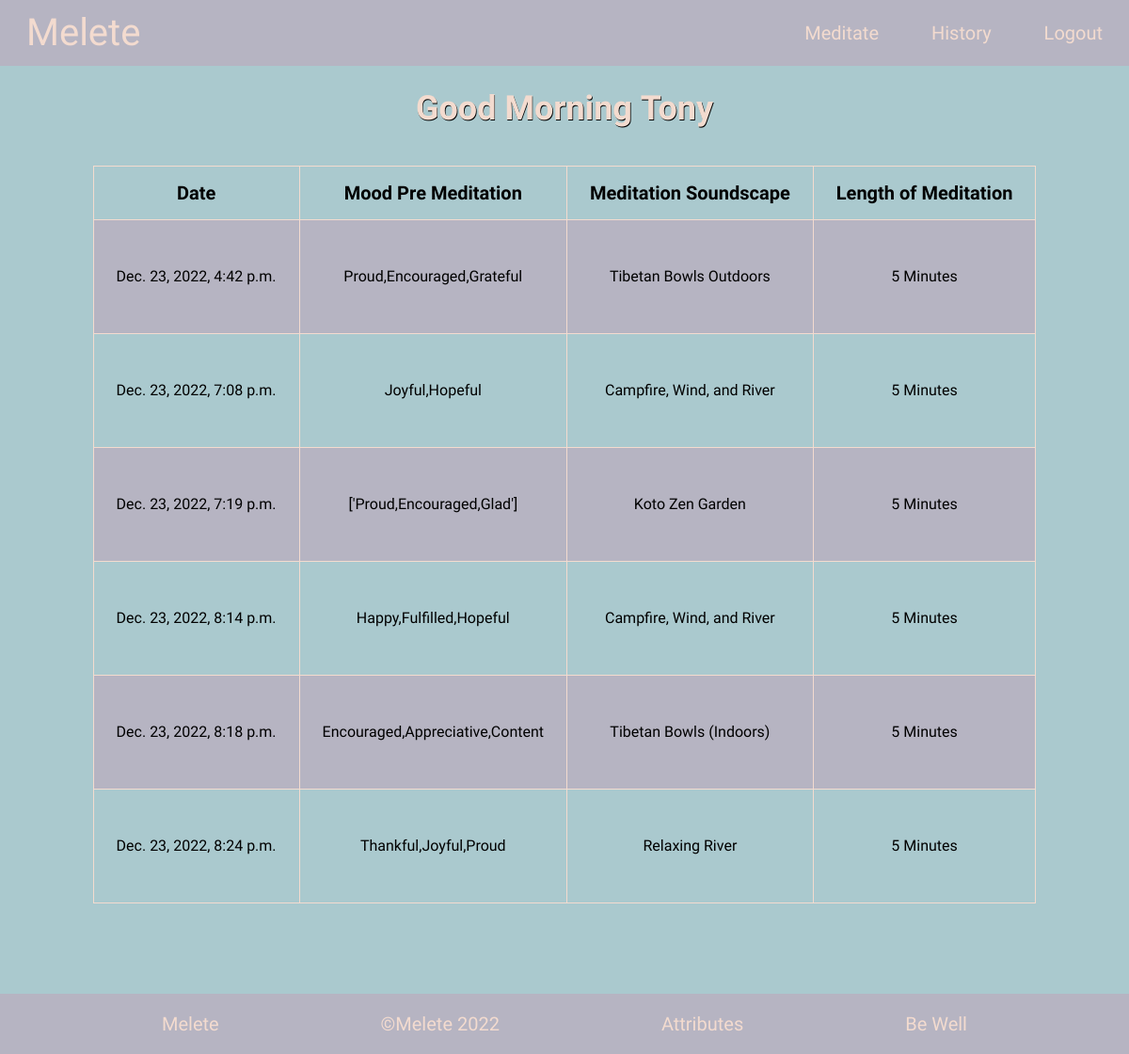
The page /history/ (signed in) on the database as committed earlier.
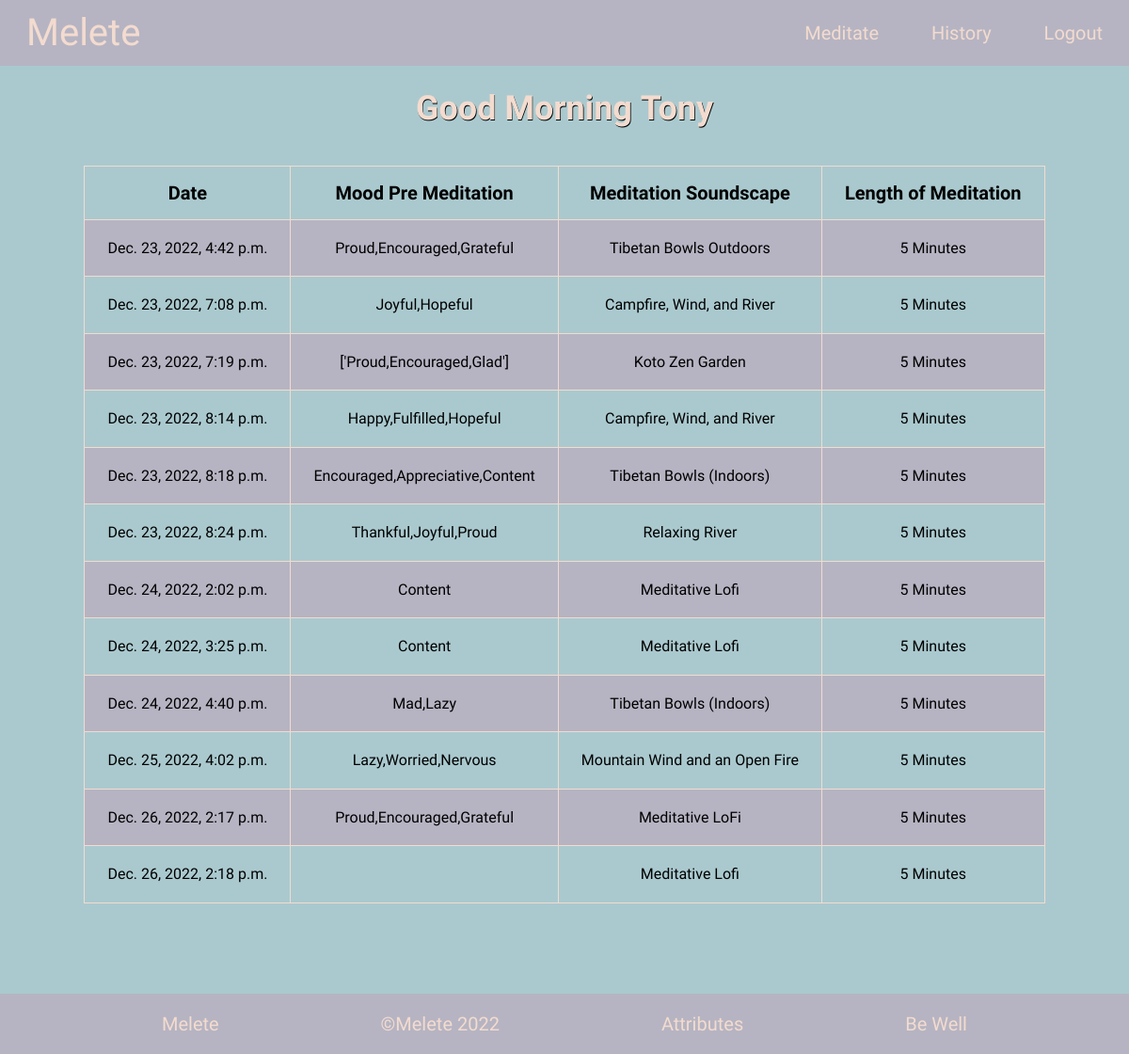
The same page on the database as committed later.
### meditation/models.py (models this page shows)
class UserSession(models.Model):
    session_id = models.AutoField(primary_key=True)
    user = models.ForeignKey(User, on_delete=models.CASCADE)
    date_of_meditation = models.DateTimeField(auto_now_add=True)
    moods_before_meditation = models.CharField(max_length=25, null=True)
    meditation_duration = models.CharField(max_length=20)
    song_name = models.CharField(max_length=150)

### meditation/views.py (the view)
# urls.py: path('history/', views.history_page, name='history'),
@login_required(login_url='login/')
def history_page(request):
    user_id = request.user.id
    user_history = UserSession.objects.filter(user_id=user_id).values()
    return render(request, 'history.html', {'user_history': user_history})

### meditation/templates/history.html (shortened to what this page needs)
{% extends "layout.html" %}
{% block main %}
<section class="table_section ">
    <table class="table">
        <thead>
            <tr>
                <th class="table_head">Date</th>
                <th class="table_head">Mood Pre Meditation</th>
                <th class="table_head">Meditation Soundscape</th>
                <th class="table_head">Length of Meditation</th>
            </tr>
        </thead>
        <tbody>
            {% for history in user_history %}
            <tr class="table_row">
                <td class="table_data">{{ history.date_of_meditation }}</td>
                <td class="table_data table_moods">{{ history.moods_before_meditation }}</td>
                <td class="table_data">{{ history.song_name }}</td>
                <td class="table_data">{{ history.meditation_duration }} Minutes</td>
            </tr>
            {% endfor %}
        </tbody>
    </table>
</section>
{% endblock %}

### meditation/templates/layout.html (shortened to what this page needs)
{% load static %}
<!doctype html>
<html lang="en">
    <head>
        <link rel="stylesheet" href="{% static 'styles.css' %}">
    </head>
    <body>
        {% if request.user.is_authenticated %}
            <nav class="navbar">
                <a class="logo" href="{% url 'meditation:index' %}">Melete</a>
                <ul class="nav_elements">
                    <li class="nav_item"><a class="nav_elem" href="{% url 'meditation:meditate' %}">Meditate</a></li>
                    <li class="nav_item"><a class="nav_elem" href="{% url 'meditation:history' %}">History</a></li>
                    <li class="nav_item"><a class="nav_elem" href="{% url 'meditation:logout' %}">Logout</a></li>
                </ul>
            </nav>
        {% endif %}
        {% if request.user.is_authenticated %}
            <header>
                <h3>
                    <span id="greeting"></span>
                    <span class="user_greet">&nbsp{{ request.user| title }}</span>
                </h3>
            </header>
        {% endif %}
        {% block main %}{% endblock %}
        {% if request.user.is_authenticated %}
            <footer class="footer">
                <a href="{% url 'meditation:index' %}" class="foot_link">Melete</a>
                <a href="{% url 'meditation:index' %}" class="foot_link">&#169Melete 2022</a>
                <a href="{% url 'meditation:attributes' %}" class="foot_link">Attributes</a>
                <p class="foot_link">Be Well</p>
            </footer>
        {% endif %}
    </body>
</html>

### meditation/static/styles.css (style rules this page uses)
:root { --main-background-color: #AAC9CE; --main-text-color: #F3DBCF; --main-nav-color: #B6B4C2; --main-nav-color-two: #ESC1CD; --main-nav-color-three: #E4DSE3; --main-nav-color-four: #C9BBCB; }
* { margin: 0 0 0 0; padding: 0 0 0 0; box-sizing: border-box; }
body { background-color: var(--main-background-color); font-family: 'Gruppo', cursive; }
nav { align-items: center; background-color: var(--main-nav-color); min-height: 4.35rem; display: flex; justify-content: space-between; padding: 0 1.75rem; }
.nav_elements { display: flex; justify-content: space-between; align-items: center; gap: 3.5rem; }
.nav_elem { transition: 0.7s ease; }
.logo { font-size: 2.5rem; }
li { list-style: none; font-size: 1.25rem; }
a { color: var(--main-text-color); text-decoration: none; }
h1, h3 { color: var(--main-text-color); display: flex; justify-content: center; text-shadow: .70px .70px rgba(0, 0, 0.1); }
h3 { font-size: 2.25rem; margin: 1.5rem 0 1.5rem 0; padding: 0 0 0 0; }
.table_section { display: flex; height: 100vh; justify-content: center; margin-bottom: 10rem; }
.table { border-collapse: collapse; margin-top: 1rem; max-width: 100%; padding-bottom: 2rem; }
.table td, .table th { padding: 1rem 1.5rem; border: 1px solid #F3DBCF; text-align: center; }
.table th { color: #000000; font-size: 1.25rem; }
.table tbody tr:nth-child(odd) { background-color: #B6B4C2; }
footer { align-items: center; background-color: var(--main-nav-color); display: flex; font-size: 1.25rem; justify-content: space-evenly; min-height: 4rem; bottom: 0px; width: 100%; position: fixed; }
footer p { color: var(--main-text-color); }

Rows that differ between the two databases and show on the page:
added UserSession: date_of_meditation "Dec. 24, 2022, 2:02 p.m.", moods_before_meditation "Content", song_name "Meditative Lofi", meditation_duration "5"
added UserSession: date_of_meditation "Dec. 24, 2022, 3:25 p.m.", moods_before_meditation "Content", song_name "Meditative Lofi", meditation_duration "5"
added UserSession: date_of_meditation "Dec. 24, 2022, 4:40 p.m.", moods_before_meditation "Mad,Lazy", song_name "Tibetan Bowls (Indoors)", meditation_duration "5"
added UserSession: date_of_meditation "Dec. 25, 2022, 4:02 p.m.", moods_before_meditation "Lazy,Worried,Nervous", song_name "Mountain Wind and an Open Fire", meditation_duration "5"
added UserSession: date_of_meditation "Dec. 26, 2022, 2:17 p.m.", moods_before_meditation "Proud,Encouraged,Grateful", song_name "Meditative LoFi", meditation_duration "5"
added UserSession: date_of_meditation "Dec. 26, 2022, 2:18 p.m.", song_name "Meditative Lofi", meditation_duration "5"
